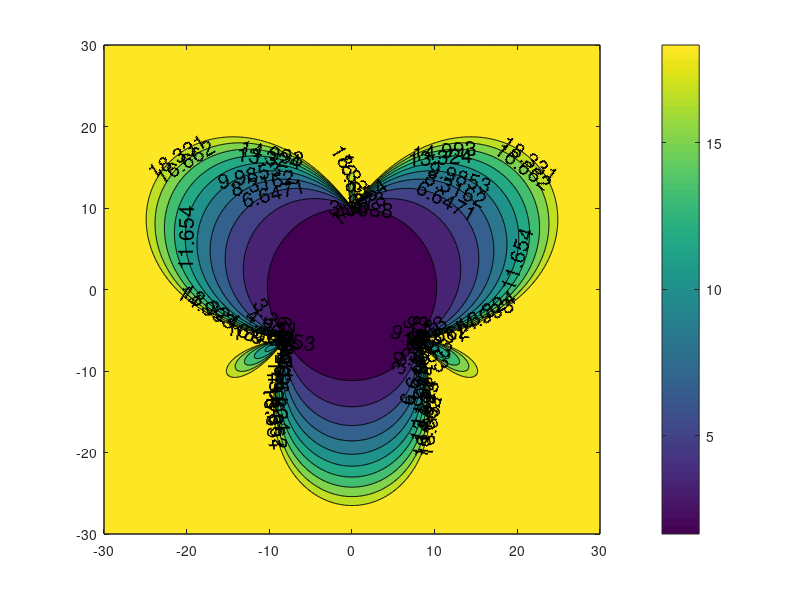

The MATLAB script that drew this image: (Note: this script raises an error after producing the figure.)
% clear
% close all

xa = -30:0.1:30;
xb = -30:0.1:30;

GDOP = zeros(size(xa,2),size(xa,2));
HDOP = zeros(size(xa,2),size(xa,2));
VDOP = zeros(size(xa,2),size(xa,2));
PDOP = zeros(size(xa,2),size(xa,2));

% x = R(1,:);
% y = R(2,:);
% z = R(3,:);

% x = [50.1,0.1,49.9,0.1];
% y = [-0.1,49.9,-0.1,50.1];
% z = [0,25,0,255];

% n = 8;
% [x,y] = gen_poly(50,n);
% x = [x 0];
% y = [y 0];
% % z = [10 5 10 5 10 5 10 5 10];
% z = [10 0 10 0 10 0 10 0 10];

x = [0,8,-8,0];
y = [10,-6,-6,0];
z = [0,0,0,10];

% x = [0,25,50,25,25];
% y = [25,0,25,50,25];
% z = [8,8,8,8,-10];

% x = normrnd(0,10,[1,50]);
% y = normrnd(0,1,[1,50]);
% z = 10*ones(1,50);

% x = [10,3,15,-18,1];
% y = [35,-30,-2,1,-0.5];
% z = [2,8,5,8,8];

% x = [0,50,50,0,25];
% y = [50,0,50,0,25];
% z = [8,8,8,8,10];

for ia = 1:size(xa,2)
    for ib = 1:size(xb,2)
        Ru = [xa(ia)+0.001;xb(ib)+0.001;0];

        A = [];

        for i = 1:size(x,2)
            Ri = [x(i);y(i);z(i)];
            Ui = norm(Ru - Ri);

            A = [A;(Ri(1)-Ru(1))/Ui (Ri(2)-Ru(2))/Ui (Ri(3)-Ru(3))/Ui 1];
        end
        D = inv(A'*A);
        VDOP(ia,ib) = sqrt(D(3,3));
        HDOP(ia,ib) = sqrt(D(1,1)+D(2,2));
        PDOP(ia,ib) = sqrt(D(1,1)+D(2,2)+D(3,3));
        GDOP(ia,ib) = sqrt(D(1,1)+D(2,2)+D(3,3)+D(4,4));
    end
end
PDOP(PDOP>20)=20;
figure(1)
[C,h] = contourf(xa,xb,PDOP');
clabel(C,h,'FontSize',15,'Color','black')
colorbar
% surf(xa,xb,PDOP)
% shading interp
hold on;
k = max(PDOP,[],'all')*ones(size(x));
scatter3(x,y,k,200,'rp','filled')